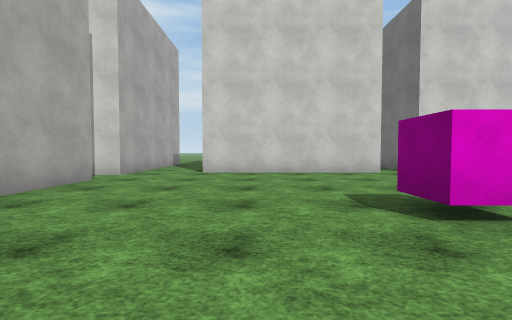
[1] (above)

23 first-person views from a walk through a 3-D level made in the Unity game engine. The camera is 1.2 m above the floor, tilts 2° down and sees 90° across. The floor is counted in squares, 2 m on a side. Each view is taken from the middle of a square. On the plan, view 1 faces up. The plan holds only what a view shows up to about 9 squares ahead; the rest is blank. The place goes on beyond the plan. Surface patterns are stand-ins for the level's own textures.

[2]
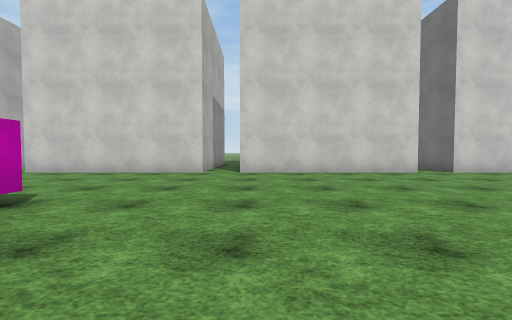

[3]
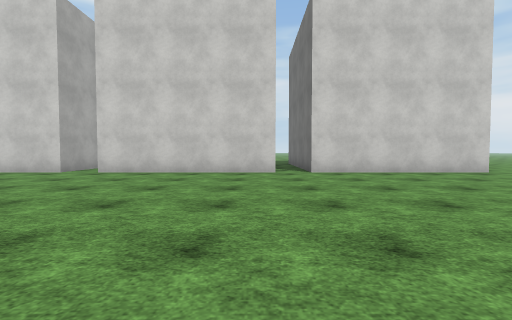

[4]
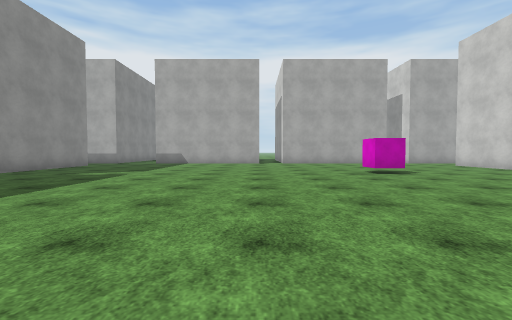

[5]
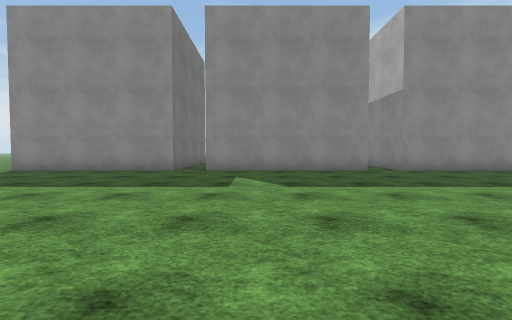

[6]
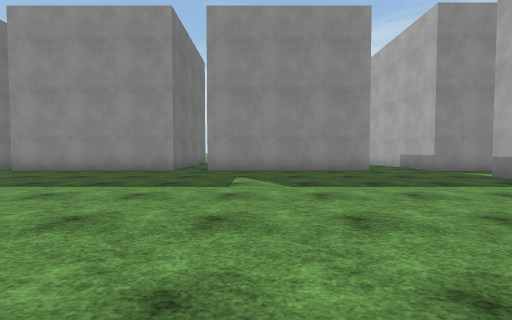

[7]
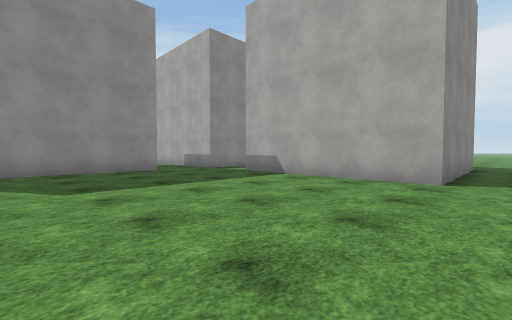

[8]
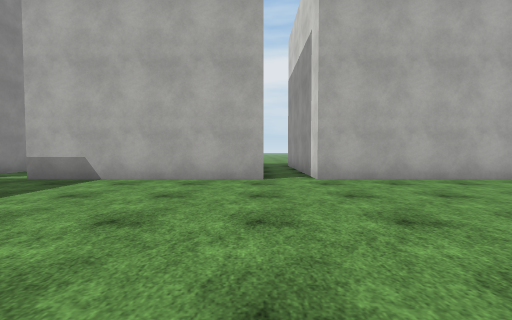

[9]
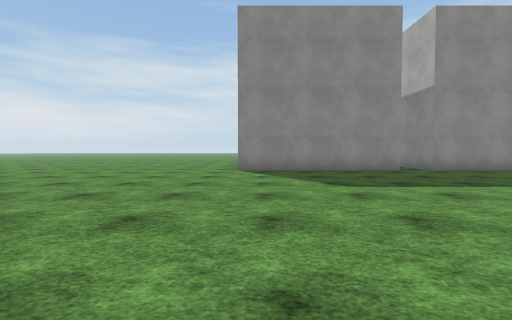

[10]
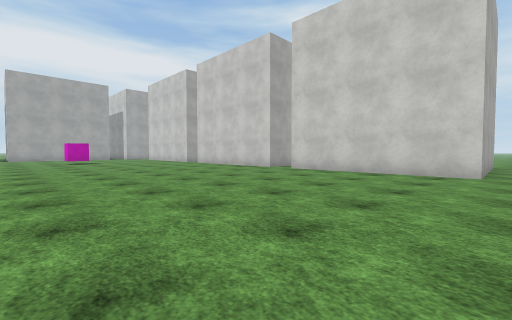

[11]
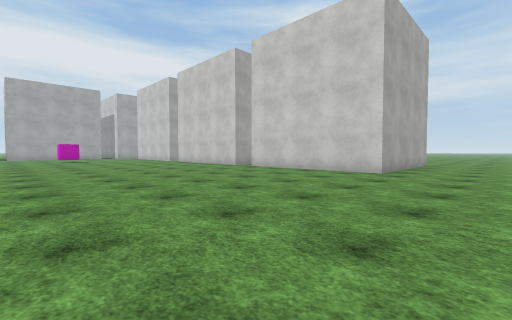

[12]
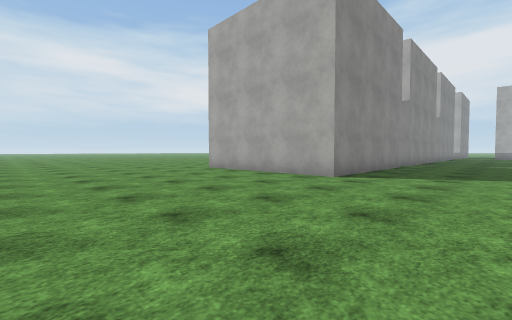

[13]
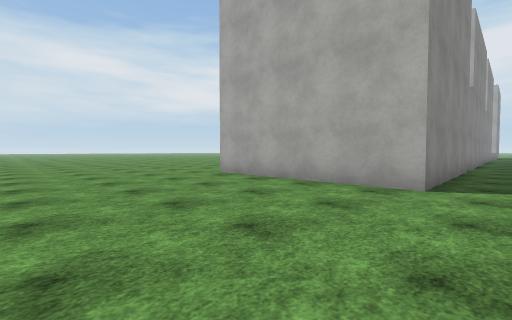

[14]
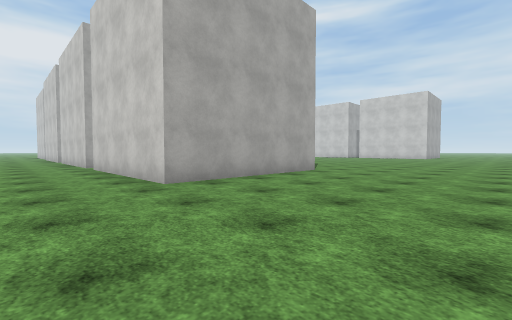

[15]
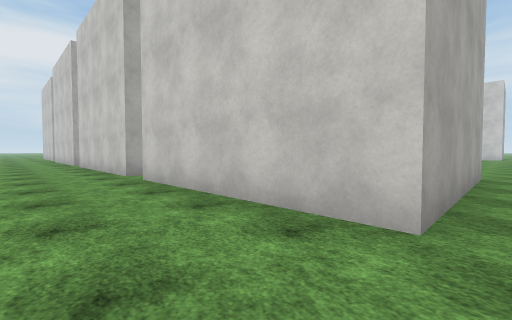

[16]
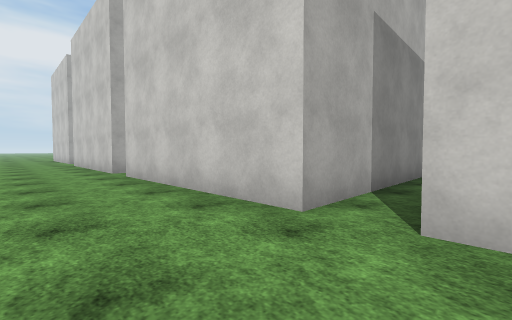

[17]
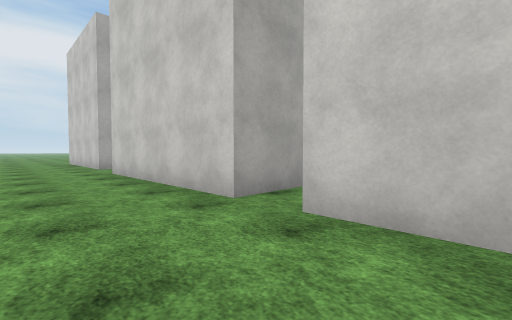

[18]
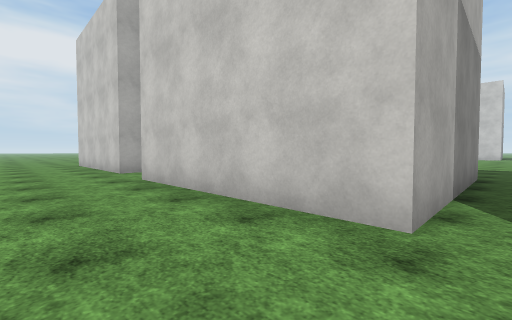

[19]
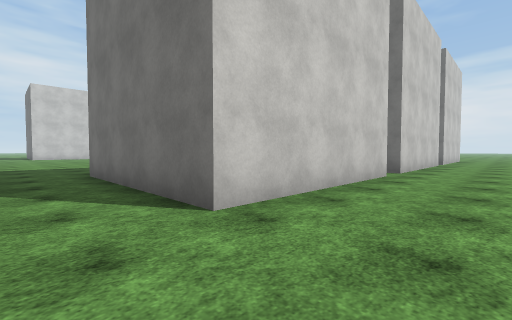

[20]
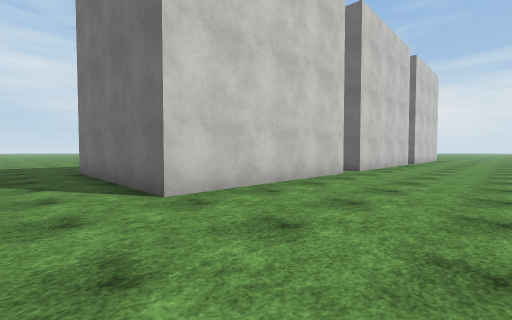

[21]
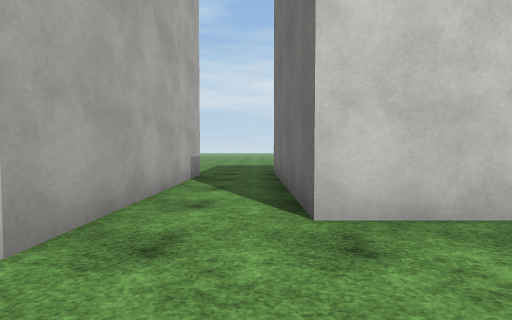

[22]
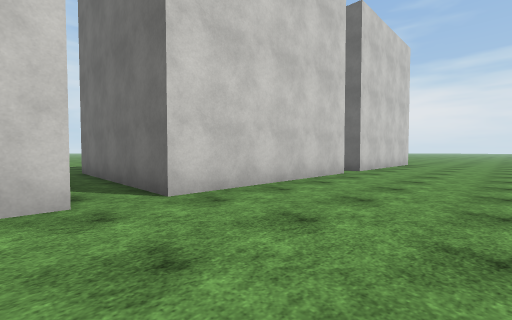

[23]
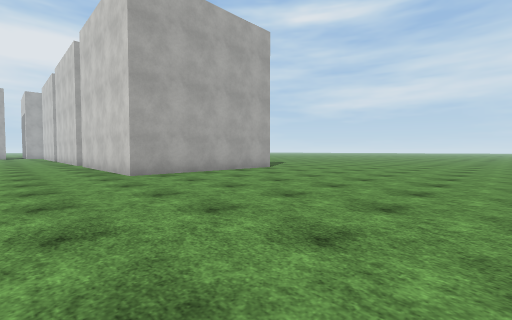

### Floor plan
Points are (right, up) in squares from view 1. A wall is a line through its corners. A room is listed if a view was taken in it or the views show most of it. See-through windows are left out.
Room 1 (views 1, 2, 3, 4, 5, 6, 7, 8, 9, 10, 11, 12, 13, 14, 15, 16, 17, 18, 19, 20, 21, 22, 23)
walls: (10.6, -9) (10.6, -7.9) (15.6, -7.9) (15.6, -12.9) (10.5, -12.9); (3.5, -7.9) (3.5, -12.9) (-1.5, -12.9) (-1.5, -7.9) (3.5, -7.9); (4.6, -9) (4.6, -7.9) (9.6, -7.9) (9.6, -12.9) (4.6, -12.9) (4.6, -12.5); (9.6, 7.2) (4.6, 7.2) (4.6, 12.2); (3.5, 9) (3.5, 7.2) (-1.5, 7.2) (-1.5, 12.2); (-3.4, -0.8) (-3.4, -5.9); (-3.4, -7.9) (-3.4, -9); (15.6, 12.2) (15.6, 7.2) (10.6, 7.2) (10.6, 8.9); (-3.4, 5.4) (-3.4, 0.3); (-3.4, -12.1) (-3.4, -12.9); (-3.4, 11.4) (-3.4, 6.4)
ways out: opening at (-4, -14.5); opening at (-4, -7); opening at (-4, 0); opening at (-4, 6)
objects: pink cube (2, 2) to (2, 3)

Positions as (right, up) in squares from view 1, and headings:
1: (0, 0), facing up
2: (5, 0), facing up
3: (9, 0), facing up
4: (9, -1), facing left
5: (8, 0), facing down
6: (2, 0), facing down
7: (2, 0), facing down-left
8: (2, -1), facing left
9: (15, 0), facing down
10: (16, 0), facing up-left
11: (18, 0), facing up-left
12: (21, -5), facing down-left
13: (20, -7), facing down-left
14: (20, -15), facing up-left
15: (16, -15), facing up-left
16: (11, -15), facing up-left
17: (6, -15), facing up-left
18: (4, -15), facing up-left
19: (-3, -15), facing up-right
20: (-3, 4), facing up-right
21: (-2, 5), facing up
22: (3, 4), facing up-right
23: (22, 5), facing up-left
